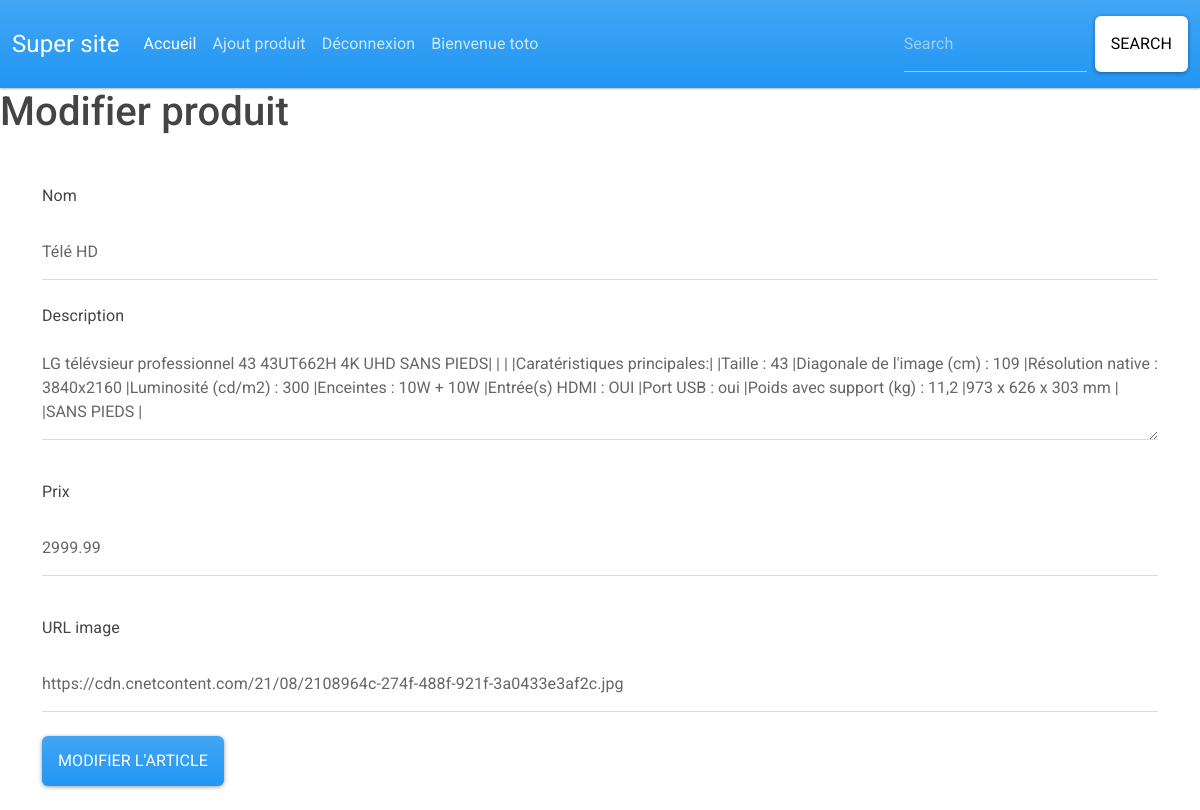
Screenshot of /modifier-produit.php?id=1 (signed in) with the database file from the repository.
### tables this page shows
CREATE TABLE `produits` (
  `id` int(10) NOT NULL,
  `nom` varchar(100) NOT NULL,
  `description` text NOT NULL,
  `prix` decimal(7,2) NOT NULL,
  `url_image` varchar(255) NOT NULL
);

### modifier-produit.php (the view, shortened to what this page needs)
<?php include 'header.php'; ?>
<?php include 'navbar.php'; ?>
<h1>Modifier produit</h1>
<?php
$connexion = new PDO(
    'mysql:host=localhost;dbname=cours_cnam_bac1_22;charset=utf8',
    'root',
    ''
);
$requete = $connexion->prepare('SELECT * FROM produits WHERE id = ?');
$requete->execute([$_GET['id']]);
$produit = $requete->fetch();
?>
    <form method="POST" class="container mb-4">
        <div class="form-group">
            <label class="col-form-label mt-4" for="inputNom">Nom</label>
            <input name="nom" value="<?= $produit[
                'nom'
            ] ?>" type="text" class="form-control" placeholder="Nom du produit" id="inputNom">
        </div>
        <div class="form-group">
            <label for="inputDescription" class="form-label mt-4">Description</label>
            <textarea name="description" class="form-control" id="inputDescription" rows="3"><?= $produit['description'] ?></textarea>
        </div>
        <div class="form-group">
            <label class="col-form-label mt-4" for="inputPrix">Prix</label>
            <input name="prix"  value="<?= $produit[
                'prix'
            ] ?>"  type="number" class="form-control" placeholder="Prix du produit (ex : 5.99)" id="inputPrix">
       </div>
        <div class="form-group">
            <label class="col-form-label mt-4" for="inputUrlImage">URL image</label>
            <input name="url_image" value="<?= $produit[
                'url_image'
            ] ?>" type="text" class="form-control" placeholder="URL de l'image (ex: http://mon-site.com/image.jpg)" id="inputUrlImage">
        </div>
        <input type="submit" value="Modifier l'article" class="btn btn-primary mt-4">
    </form>
</body>
</html>

### rows the page displays
produits: nom "Télé HD", description "LG télévsieur professionnel 43 43UT662H 4K UHD SANS PIEDS| | | |Caratéristiques principales:| |Taille : 43 |Diagonale de l'image (cm) : 109 |Résolution native : 3840x2160 |Luminosité (cd/m2) : 300 |Enceintes : 10W + 10W |Entrée(s) HDMI : OUI |Port USB : oui |Poids avec support (kg) : 11,2 |973 x 626 x 303 mm | |SANS PIEDS |", prix "2999.99", url_image "https://cdn.cnetcontent.com/21/08/2108964c-274f-488f-921f-3a0433e3af2c.jpg"

### other values shown
$_SESSION['login'] "toto"
